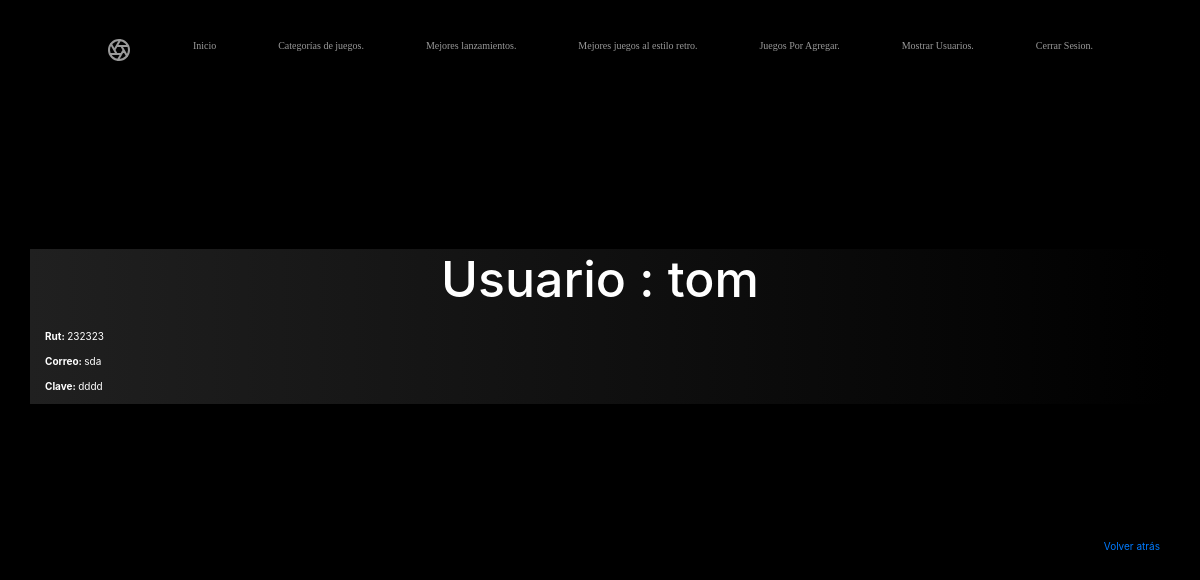
The page /catalogo/usuarios/232323 on the database its author committed.
### catalogo/models.py (models this page shows, shortened)
class Usuario(models.Model):
    rut = models.CharField(max_length=8, primary_key=True, help_text="Ingrese rut sin dígito verificador.")
    correo = models.CharField(max_length=100)
    usuario = models.CharField(max_length=20)
    clave = models.CharField(max_length=20)

### catalogo/views.py (the view)
# urls.py: path('usuarios/<int:pk>',views.UsuarioDetailView.as_view(), name='usuario_detail'),
class UsuarioDetailView(generic.DetailView):
    model= Usuario

### catalogo/templates/catalogo/usuario_detail.html
{% extends "base_generic.html" %}
{% block content %}
{% load static %}
<link href="{% static 'css/otroestilo.css' %}" rel= stylesheet>
<br><br><br><br>
<body style="background: black">
    <br><br><br><br><br><br><br><br>
    <div class=container style="background: linear-gradient(to left, #000000,  #202020);">
    <h1 style="font-size: 50px; color: white;"> Usuario : {{ usuario.usuario}}</h1>
    <br>
    <p style= color:white;><strong>Rut: </strong> {{usuario.rut}} </p>
    <p style= color:white;><strong>Correo: </strong> {{usuario.correo}}</p>
    <p style= color:white;><strong>Clave: </strong> {{usuario.clave}}</p>
    </div>
    <footer class="footer" style="text-align: right; margin-right: 40px;">
        <br><br><br><br><br><br><br><br><br>
        <a href="{% url 'usuarios'  %}"> Volver atrás </a>
    </footer>
</body>
{% endblock %}

### catalogo/static/css/color.css (style rules this page uses)
p { color: aliceblue; }
h1 { color: white; text-align: center; }

### catalogo/static/css/carousel.css (style rules this page uses)
body { padding-top: 3rem; padding-bottom: 3rem; color: #5a5a5a; }

### rows shown on the page
Usuario: usuario "tom", rut "232323", correo "sda", clave "dddd"
